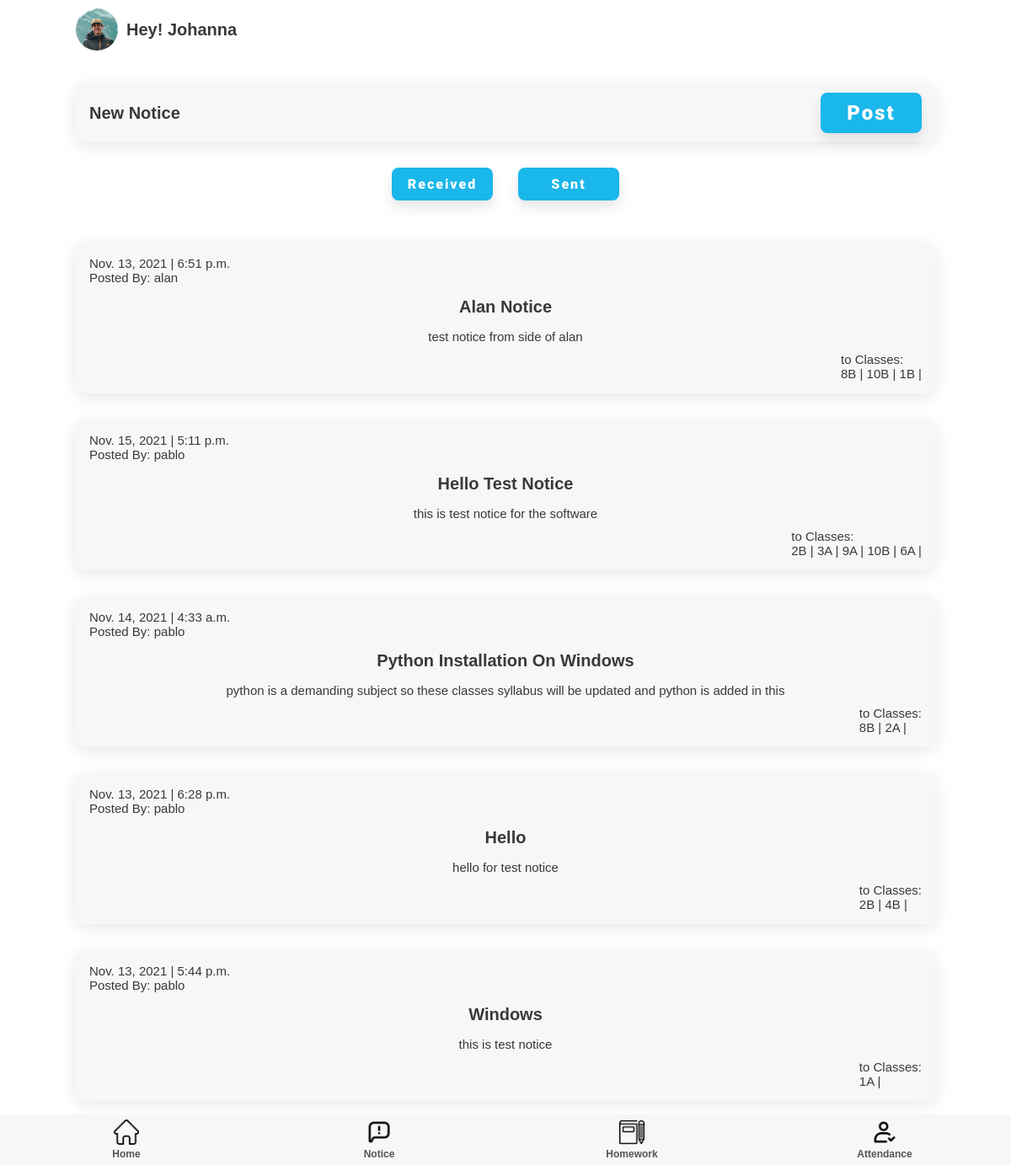
Screenshot of /notice/teacher/all (signed in) with the database file from the repository.
### notice/models.py (models this page shows)
class notice(models.Model):
        topic = models.CharField(max_length=200)
        desc = models.CharField(max_length=2000)
        date = models.DateTimeField(auto_now=True)
        posted_by = models.ForeignKey(User, on_delete=models.CASCADE, null=True)

class receiver(models.Model):
        note = models.ForeignKey(notice, on_delete=models.CASCADE)
        receiver = models.ForeignKey(classSection, on_delete=models.CASCADE)

### teacher/models.py (models this page shows)
class classSection(models.Model):
    Class = models.IntegerField()
    section = models.CharField(max_length=50)
    teacher = models.OneToOneField(teacher, on_delete=models.PROTECT)

### notice/views.py (the view, shortened to what this page needs)
# urls.py: path('teacher/<str:category>', views.teacherNotice, name='teacherNotice'),
def teacherNotice(request, category):
    if category == 'all':
        schoolobj = teacher.objects.get(user = request.user).school
        superadmin_qs = SuperAdmin.objects.filter(school = schoolobj)
        notice_qs = []
        for superadmin in superadmin_qs:
            notice_q = notice.objects.filter(posted_by = superadmin.user).values()
            print(notice_q)
            for item in notice_q:
                notice_qs.append(item)
        print(notice_qs)
        for notice_q in notice_qs:
            notice_q["receiver"] = receiver.objects.filter(note = notice_q["id"])
            notice_q["posted_by"] = User.objects.get(id = notice_q["posted_by_id"]).username
        print("last notice_qs: ", notice_qs)
        notice_qs.reverse()
        return render(request, 'teacherNotice.html', {'notices': notice_qs})

### templates/teacher/teacherNotice.html
{% extends 'attendance.html' %}
{% load static %}
{% block extra-head %}
    <link rel="stylesheet" href="{% static '/css/style.css' %}" />
    <link rel="stylesheet" href="{% static '/css/attendance.css' %}" />
    <link rel="stylesheet" href="{% static '/css/notice.css' %}" />
{% endblock extra-head %}
{% block content %}
<section id="main">
  <section id="start-att">
    <div class="component-back">
      <div>
        <h2>New Notice</h2>
      </div>
      <a href="{% url 'notice:createNotice' %}">
        <button class="btn btn-lg">Post</button>
      </a>
    </div>
  </section>
  <section class="notice-toggle">
    <div class="notice-buttons">
      <a href="{% url 'notice:teacherNotice' "all" %}"><button class="btn btn-md">Received</button></a>
      <a href="{% url 'notice:teacherNotice' "sent" %}"><button class="btn btn-md">Sent</button></a>
    </div>
  </section>
  <section id="home-menu">
    <div class="home-menu">
      {% for notice in notices %}
      <div class="menu-list notice-list">
        <p>{{ notice.date.date }} | {{ notice.date.time }} <br />
        {% if notice.posted_by %}<span>Posted By: {{notice.posted_by}}</span>{% endif %}
        </p>
        <h2>{{ notice.topic }}</h2>
        <p>{{ notice.desc }}</p>
        <p>to Classes: <br /> {% for class in notice.receiver %}{{class.receiver.Class}}{{class.receiver.section}} | {% endfor %}</p>
      </div>
      {% endfor %}
    </div>
  </section>
</section>
{% endblock content %}

### templates/teacher/home.html (shortened to what this page needs)
{% load static %}
<!DOCTYPE html>
<html lang="en">
  {% block head %}
  <head>
    <link
      rel="stylesheet"
      href="https://cdnjs.cloudflare.com/ajax/libs/font-awesome/6.0.0-beta2/css/all.min.css"
    />
    <link rel="stylesheet" href="{% static 'css/style.css' %}" />
    {% block extra-head %}{% endblock extra-head %}
  </head>
  {% endblock head %}
  <body>
    <section id="main">
      {% block nav %}
      <section id="nav">
        <nav class="top-navbar">
          <div class="topnav-profile">
            <div class="profile-picture">
              <img src="{% static 'img/profile.jpg' %}" />
            </div>
            <h2>Hey! <span id="topnav-username">{{ user.username }}</span></h2>
          </div>
        </nav>
      </section>
    {% endblock nav %}
{% block content %}{% endblock content %}
      {% block nav-bottom %}
      <section id="bottom-nav">
        <nav class="bottom-navbar">
          <div class="nav-links">
            <div class="nav-button">
              <a href="{% url 'teacher:teacherhome' %}">
                <img src="{% static '/img/home.png' %}" />
                <h5 class="faded">Home</h5>
              </a>
            </div>
            <div class="nav-button">
              <a href="{% url 'notice:teacherNotice' "all" %}">
                <img src="{% static '/img/notice.png' %}" />
                <h5 class="faded">Notice</h5>
              </a>
            </div>
            <div class="nav-button">
              <a href="{% url 'homework:homeworkTeacher' %}">
                <img src="{% static 'img/homework.png' %}" />
                <h5 class="faded">Homework</h5>
              </a>
            </div>
            <div class="nav-button">
              <a href="{% url 'attendance:attendance' %}">
                <img src="{% static '/img/check.png' %}" />
                <h5 class="faded">Attendance</h5>
              </a>
            </div>
          </div>
        </nav>
      </section>
      {% endblock nav-bottom %}
    </section>
  </body>
</html>

### static/css/style.css (style rules this page uses)
:root { --dark-green: #1ab7ea; --light-green: #9cdabd; --dark-red: #fb3f4a; --light-red: #fb878e; --light-red: #2196f3; --light-grey: #f7f7f8; --dark-grey: #e7e7e8; --dark: #393939; --faded: #555555; --center-width: 85%; }
* { box-sizing: border-box; margin: 0; padding: 0; }
body { font-family: "Arial", sans-serif; -webkit-font-smoothing: antialiased; }
a { text-decoration: none; }
* { margin: 0; padding: 0; }
#main { margin: auto; margin-bottom: 60px; width: 100%; background-color: #fff; }
#nav { margin-bottom: 30px; }
.top-navbar { margin: auto; display: flex; justify-content: space-between; align-items: center; align-content: center; width: var(--center-width); }
.topnav-profile { display: flex; align-items: center; padding: 10px 0; }
.topnav-profile > h2 { margin: 0 10px; }
.profile-picture { height: 50px; width: 50px; }
.profile-picture img { height: 100%; width: 100%; border-radius: 50px; object-fit: cover; }
.home-menu, .goto { margin: 35px auto 0; width: var(--center-width); display: flex; flex-direction: column; justify-content: space-between; }
.menu-list, .component-back { background-color: var(--light-grey); border-radius: 10px; display: flex; justify-content: space-between; align-items: center; margin: 1em 0; padding: 10px 16px; transition: all 0.5s ease 0s; box-shadow: 0px 4px 20px rgba(0, 0, 0, 0.1); }
.bottom-navbar { margin: auto; position: fixed; bottom: 0; background-color: var(--light-grey); height: 60px; width: 100%; }
.nav-links { margin: auto; width: var(--center-width); display: flex; justify-content: space-between; width: 100%; }
.nav-button { height: 60px; width: 25%; display: flex; flex-direction: column; justify-content: space-around; align-items: center; transition: all 0.3s ease-in-out 0.1s; }
.nav-button > a { width: 100%; text-align: center; }
.nav-button img { height: 30px; }
.btn { display: inline-block; background: var(--dark-green); color: #fff; padding: 10px 15px; min-width: 120px; font-size: 1rem; text-align: center; border: none; cursor: pointer; outline: none; box-shadow: 0px 8px 15px rgba(0, 0, 0, 0.1); transition: all 0.3s ease 0s; border-radius: 8px; letter-spacing: 2px; font-family: "Roboto", sans-serif; font-weight: 900; }
.btn-lg { font-size: 1.5rem; }
.btn-md { font-size: 1rem; }
p { color: var(--dark); font-size: 15px; font-weight: 300; }
h2 { color: var(--dark); text-transform: capitalize; font-size: 20px; font-weight: 600; }
h5 { color: var(--dark); font-size: 12px; font-weight: 600; }
.faded { color: var(--faded); }

### static/css/attendance.css (style rules this page uses)
#start-att { width: 85%; margin: auto; }

### static/css/notice.css (style rules this page uses)
.notice-list { flex-direction: column; }
.notice-list > p:nth-child(1) { align-self: baseline; }
.notice-list > p:nth-child(4) { align-self: end; }
.notice-list > * { margin: 5px 0px; }
.notice-list h2 { margin: 10px 0; }
.notice-toggle { margin: auto; }
.notice-buttons { display: flex; justify-content: center; }
.notice-toggle .notice-buttons .btn { margin: 15px 15px 0 15px; }

### rows the page displays
notice: date "Nov. 13, 2021", date.time "6:51 p.m.", posted_by "alan", topic "Alan Notice", desc "test notice from side of alan"
receiver: receiver.Class "8", receiver.section "B"
receiver: receiver.Class "10", receiver.section "B"
receiver: receiver.Class "1", receiver.section "B"
notice: date "Nov. 15, 2021", date.time "5:11 p.m.", posted_by "pablo", topic "Hello Test Notice", desc "this is test notice for the software"
receiver: receiver.Class "2", receiver.section "B"
receiver: receiver.Class "3", receiver.section "A"
receiver: receiver.Class "9", receiver.section "A"
receiver: receiver.Class "10", receiver.section "B"
receiver: receiver.Class "6", receiver.section "A"
notice: date "Nov. 14, 2021", date.time "4:33 a.m.", posted_by "pablo", topic "Python Installation On Windows", desc "python is a demanding subject so these classes syllabus will be updated and python is added in this"
receiver: receiver.Class "8", receiver.section "B"
receiver: receiver.Class "2", receiver.section "A"
notice: date "Nov. 13, 2021", date.time "6:28 p.m.", posted_by "pablo", topic "Hello", desc "hello for test notice"
receiver: receiver.Class "2", receiver.section "B"
receiver: receiver.Class "4", receiver.section "B"
notice: date "Nov. 13, 2021", date.time "5:44 p.m.", posted_by "pablo", topic "Windows", desc "this is test notice"
receiver: receiver.Class "1", receiver.section "A"

### other values shown
{{ user.username }} "Johanna"
